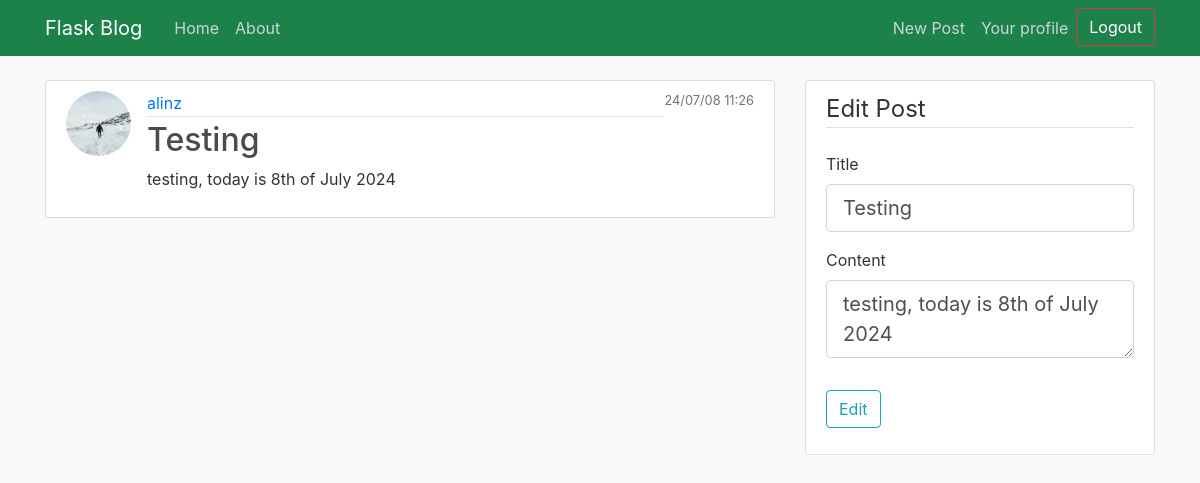
The app's page /post/1/edit (signed in) with its own data.
### flaskblog/models.py (models this page shows, shortened)
class User(db.Model, UserMixin):
    id = db.Column(db.Integer, primary_key=True)
    username = db.Column(db.String(20), unique=True, nullable=False)
    email = db.Column(db.String(120), unique=True, nullable=False)
    image_profile = db.Column(db.String(20), nullable=False, default='default.jpg')
    password = db.Column(db.String(60), nullable=False)
    posts = db.relationship('Post', backref='author', lazy=True)

class Post(db.Model):
    id = db.Column(db.Integer, primary_key=True)
    title = db.Column(db.String(100), nullable=False)
    date_posted = db.Column(db.DateTime, nullable=False, default=datetime.now)
    content = db.Column(db.Text, nullable=False)
    user_id = db.Column(db.Integer, db.ForeignKey('user.id'), nullable=False)

### flaskblog/routes.py (the view)
@app.route('/post/<int:post_id>/edit', methods=['GET', 'POST'])
@login_required
def edit_post(post_id):
    post = Post.query.get_or_404(post_id)
    if post.author != current_user:
        abort(403)
    form = PostForm()
    if form.validate_on_submit():
        post.title = form.title.data
        post.content = form.content.data
        db.session.commit()
        flash('Updated successfully', 'success')
        return redirect(url_for('post', post_id=post.id))
    if request.method == 'GET':
        form.title.data = post.title
        form.content.data = post.content
    return render_template('edit_post.html', title='Edit Post', form=form, post=post)

### flaskblog/forms.py
class PostForm(FlaskForm):
    title = StringField('Title', validators=[DataRequired()])
    content = TextAreaField('Content', validators=[DataRequired()])
    submit = SubmitField('Post')
    edit = SubmitField('Edit')

### flaskblog/models.py (called while the page is built)
@login_manager.user_loader
def load_user(user_id):
    return User.query.get(int(user_id))

### flaskblog/templates/edit_post.html (shortened to what this page needs)
{% extends 'base.html' %}
{% block content %}
    <article class="media content-section">
        <a href="/"><img class="rounded-circle article-img" src="{{ url_for('static', filename='profile_pics/' + post.author.image_profile) }}"></a>
        <div class="media-body">
        <div class="article-metadata">
            <a class="mr-2" href="/">{{ post.author.username }}</a>
        </div>
        <h2 class="article-title">{{ post.title }}</h2>
        <p class="article-content">{{ post.content }}</p>
        </div>
        <small class="text-muted">
            {{ post.date_posted.strftime('%y/%m/%d %H:%M') }}
        </small>
    </article>
{% endblock content %}
{%  block sidebar %}
        {% if current_user.is_authenticated %}
            <div class="content-section">
                <form method="POST" action="">
                    <fieldset class="form-group">
                        <legend class="border-bottom mb-4">Edit Post
                        </legend>
                        <div class="form-group">
                            {{ form.title.label(class="form-control-label") }}
                            {{ form.title(class="form-control form-control-lg") }}
                        </div>
                        <div class="form-group">
                            {{ form.content.label(class="form-control-label") }}
                            {{ form.content(class="form-control form-control-lg") }}
                        </div>
                    </fieldset>
                    <div class="form-group">
                        {{ form.edit(class='btn btn-outline-info') }}
                    </div>
                </form>
            </div>
        {% endif %}
    {% endblock sidebar %}

### flaskblog/static/style.css (style rules this page uses)
body { background: #fafafa; color: #333333; margin-top: 5rem; }
h1, h2, h3, h4, h5, h6 { color: #1a1a1a; }
.content-section { background: #ffffff; padding: 10px 20px; border: 1px solid #dddddd; border-radius: 3px; margin-bottom: 20px; }
.article-title { color: #4b4b4b; }
.article-content { white-space: pre-line; }
.article-img { height: 65px; width: 65px; margin-right: 16px; }
.article-metadata { padding-bottom: 1px; margin-bottom: 4px; border-bottom: 1px solid #e3e3e3 }

### records on screen
User: image_profile (picture), author.username "alinz"
Post: title "Testing", content "testing, today is 8th of July 2024", date_posted "24/07/08 11:26"
